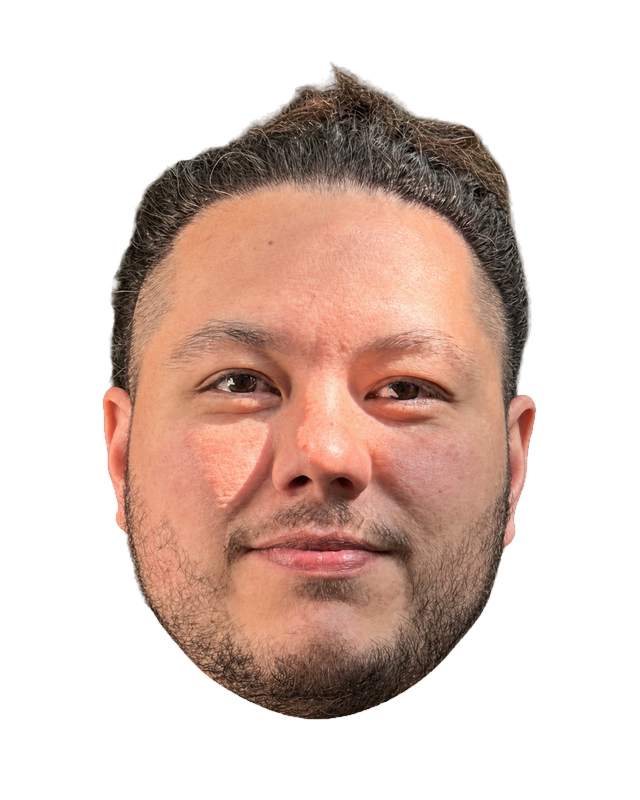
#> input picture assets/ai/head-center.png, 640 x 800 px, given in place of upper-left.png, which was not available
$ python prepare_ai.py
#> lines starting #> are read from the running program, lines starting #| are printed output that depends on the picture; pictures that were not available may be replaced by others from this repository, and a replacement may not be noted
### scripts/edge_masks.py
"""Feather alpha inward, retaining the source RGB and avoiding background-colour halos."""
import numpy as np
from PIL import Image
from scipy.ndimage import distance_transform_edt


def feather_inward(image: Image.Image, width: float = 3.0) -> Image.Image:
    alpha=np.array(image.getchannel('A'),dtype=np.float32)
    distance=distance_transform_edt(np.pad(alpha>16,1))[1:-1,1:-1]
    t=np.clip((distance-.25)/width,0,1)
    weight=t*t*(3-2*t)
    result=image.copy()
    result.putalpha(Image.fromarray(np.round(alpha*weight).astype('uint8')))
    return result

### scripts/prepare_ai.py
"""Align saved generated head sprites. This never invokes generation or edits photo assets."""
from pathlib import Path
import json, shutil
from PIL import Image, ImageDraw, ImageFont
from edge_masks import feather_inward

ROOT=Path(__file__).resolve().parents[1]
ASSETS=ROOT/'assets';WORK=ROOT/'work'
ORDER=['upper-left','up','upper-right','left','center','right','lower-left','down','lower-right']

def export():
    (ASSETS/'ai').mkdir(exist_ok=True)
    records=[]
    for name in ORDER:
        source=WORK/f'generative/full-heads/{name}.png'
        rgba=Image.open(source).convert('RGBA')
#> rgba is the input picture: PIL image 640x800 RGBA; mean R, G, B, A 74.3, 53, 44.3, 106.7
        assert rgba.getchannel('A').getextrema()[0]==0, f'{name} must have transparency'
        bounds=rgba.getchannel('A').point(lambda a:255 if a>8 else 0).getbbox()
#> bounds = (102, 61, 537, 720)
        part=rgba.crop(bounds)
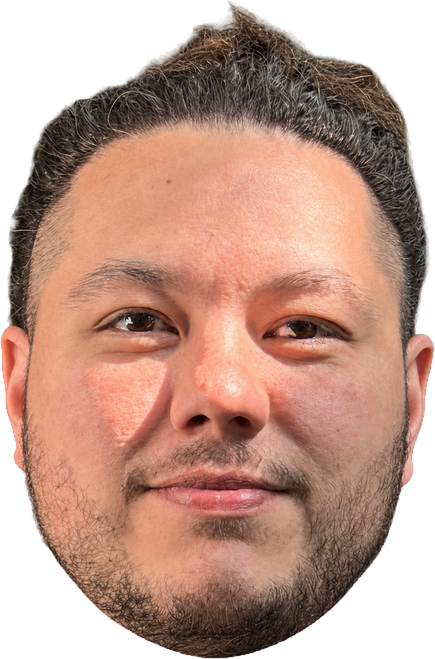
#> part: PIL image 435x659 RGBA; mean R, G, B, A 132.6, 94.7, 79.1, 190.5; transparent parts drawn white
        scale=min(660/part.height,520/part.width)
#> scale = 1
        part=part.resize((round(part.width*scale),round(part.height*scale)),Image.Resampling.LANCZOS)
#> part: PIL image 436x660 RGBA
        offset=((640-part.width)//2,720-part.height)
#> offset = (102, 60)
        canvas=Image.new('RGBA',(640,800));canvas.alpha_composite(part,offset)
#> after `canvas = Image.new('RGBA', (640, 800))`: canvas: PIL image 640x800 RGBA; every value is 0
        canvas=feather_inward(canvas,2)
#> in feather_inward, `alpha=np.array(image.getchannel('A'),dtype=np.float32)`:
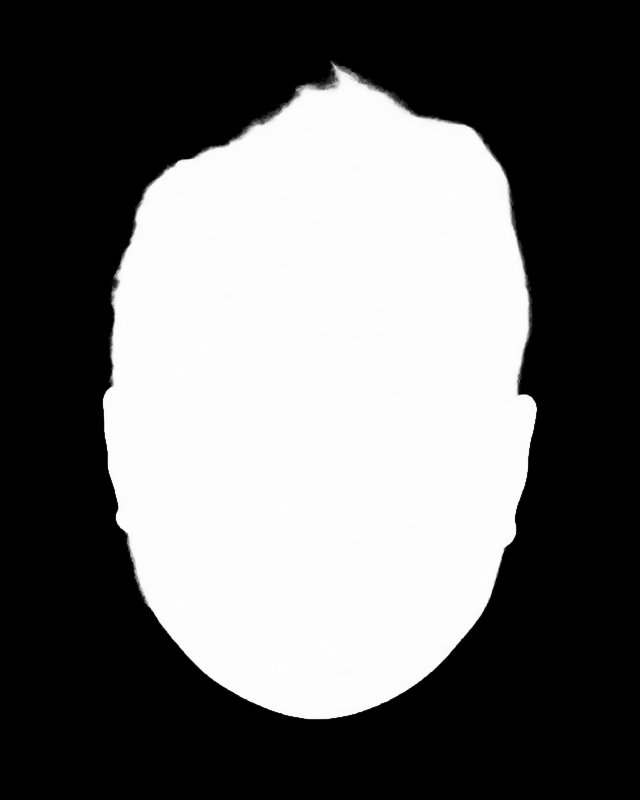
#> alpha: shape (800, 640) float32; min 0, max 255, mean 107.1
#> in feather_inward, `distance=distance_transform_edt(np.pad(alpha>16,1))[1:-1,1:-1]`:
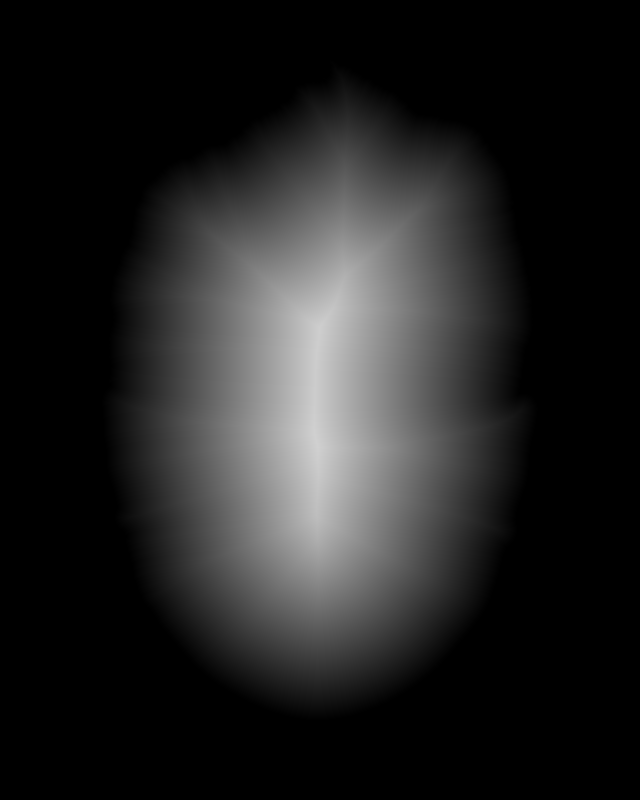
#> distance: shape (800, 640) float64; min 0, max 208.7, mean 34.4
        file=f'ai/head-{name}.png';canvas.save(ASSETS/file,optimize=True)
        records.append({'id':name,'file':file,'kind':'generated','reference':'IMG_4877.HEIC','canvas':[640,800],'source':str(source.relative_to(ROOT)),'sourceBounds':bounds,'scale':scale,'offset':offset,'alignment':'centered silhouette, chin baseline y=720','featherPx':2})
#> pass 2 of the loop in export, `for name in ORDER:`:
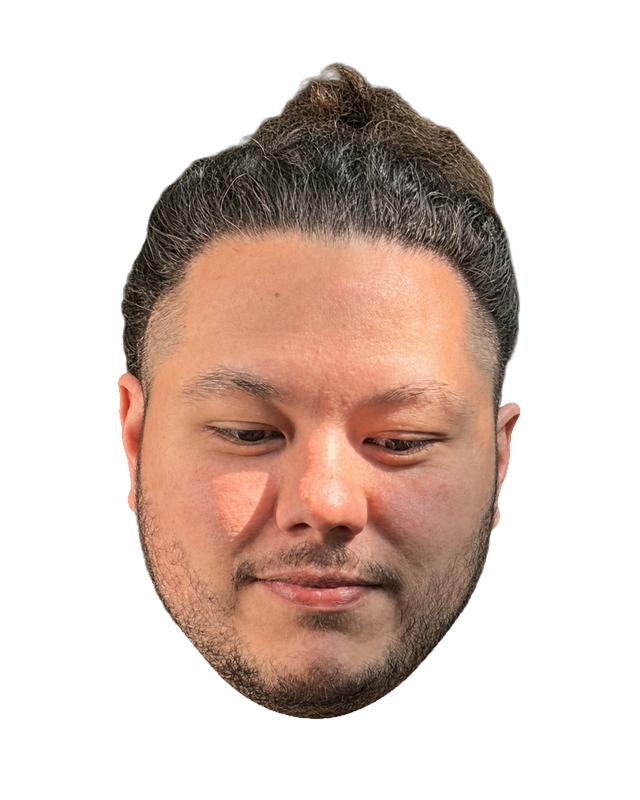
#> input picture assets/ai/head-down.png, 640 x 800 px, given in place of up.png, which was not available
#> in export, rgba is the input picture: PIL image 640x800 RGBA; mean R, G, B, A 64.4, 46.2, 37.9, 98.4
#> bounds = (117, 61, 521, 720)
#> in export, `part=rgba.crop(bounds)`:
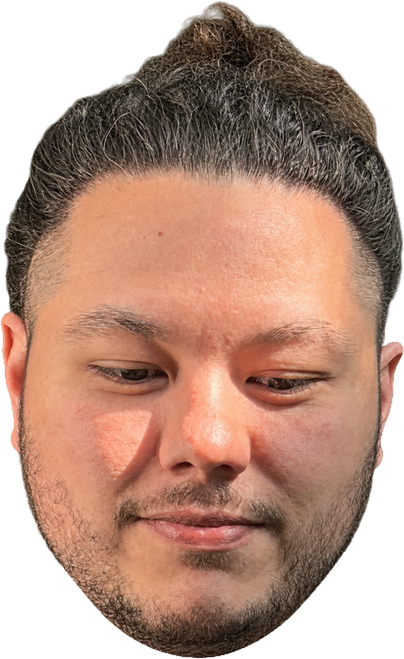
#> part: PIL image 404x659 RGBA; mean R, G, B, A 123.9, 88.9, 72.8, 189.2; transparent parts drawn white
#> in feather_inward (call 2), `distance=distance_transform_edt(np.pad(alpha>16,1))[1:-1,1:-1]`:
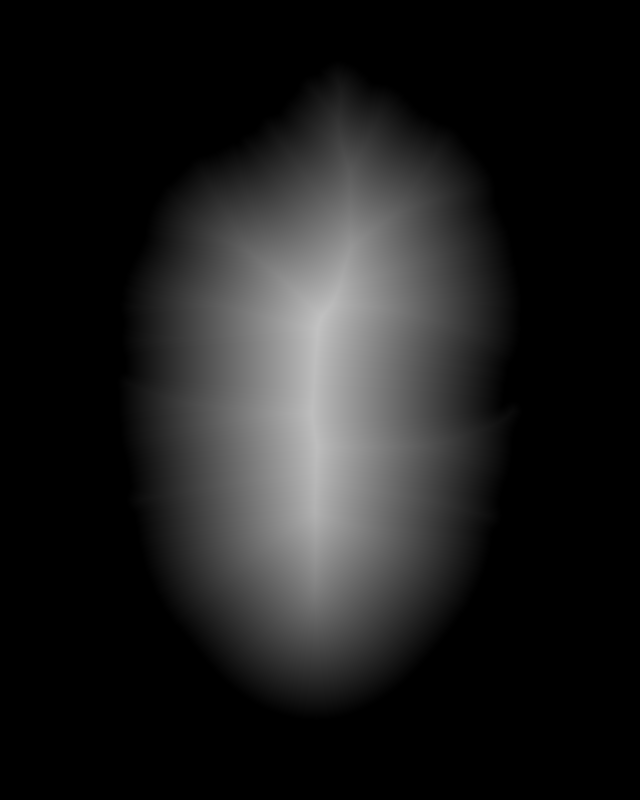
#> distance: shape (800, 640) float64; min 0, max 194, mean 29.7
    manifest=json.loads((ASSETS/'manifest.json').read_text())
    manifest['aiFrames']=records
    manifest.setdefault('modes',{}).update({'photos':{'headFrames':'frames','hands':'photographic'},'generated':{'headFrames':'aiFrames','hands':'aiHands','saturation':1.15,'contrast':1.25},
        'blue':{'headFrames':'aiFrames','hands':'aiHands','sourceMode':'generated','tint':'#3B9EC8','contrast':1.35,
                'rendering':'sRGB luminance mapped black → #3B9EC8 → white; alpha unchanged','component':'BlueTone.tsx'}})
    manifest['modes']['monotone']={**manifest['modes']['blue'],'customizable':True}
    manifest['modes']['duotone']={'headFrames':'aiFrames','hands':'aiHands','sourceMode':'generated',
        'duotoneShadow':'#4D0038','duotoneHighlight':'#3B9EC8','contrast':1.35,'customizable':True,
        'rendering':'sRGB luminance mapped between shadow and highlight colors; alpha unchanged','component':'BlueTone.tsx'}
    (ASSETS/'manifest.json').write_text(json.dumps(manifest,indent=2)+'\n')
    shutil.copytree(ASSETS,ROOT/'demo/public/sprites',dirs_exist_ok=True)
    return records

def review(records):
    font=ImageFont.truetype('/System/Library/Fonts/Menlo.ttc',14)
    for theme,bg in [('light','#f5f2eb'),('dark','#1d2622'),('pattern','#e8eddf')]:
        height=((len(records)+2)//3)*440
        sheet=Image.new('RGB',(960,height),bg);draw=ImageDraw.Draw(sheet)
        if theme=='pattern':
            for y in range(0,height,24):
                for x in range(0,960,24):
                    if (x//24+y//24)%2:draw.rectangle((x,y,x+23,y+23),fill='#95a487')
        for i,item in enumerate(records):
            x=(i%3)*320;y=(i//3)*440
            part=Image.open(ASSETS/item['file']);part.thumbnail((288,360),Image.Resampling.LANCZOS)
            sheet.paste(part,(x+16,y+40),part)
            draw.text((x+15,y+12),item['id'],font=font,fill='#dbe4d0' if theme=='dark' else '#263826')
        sheet.save(WORK/f'review/ai-heads-{theme}.jpg',quality=95)

#> (the run stopped early here; a loop or call above may not have finished)
